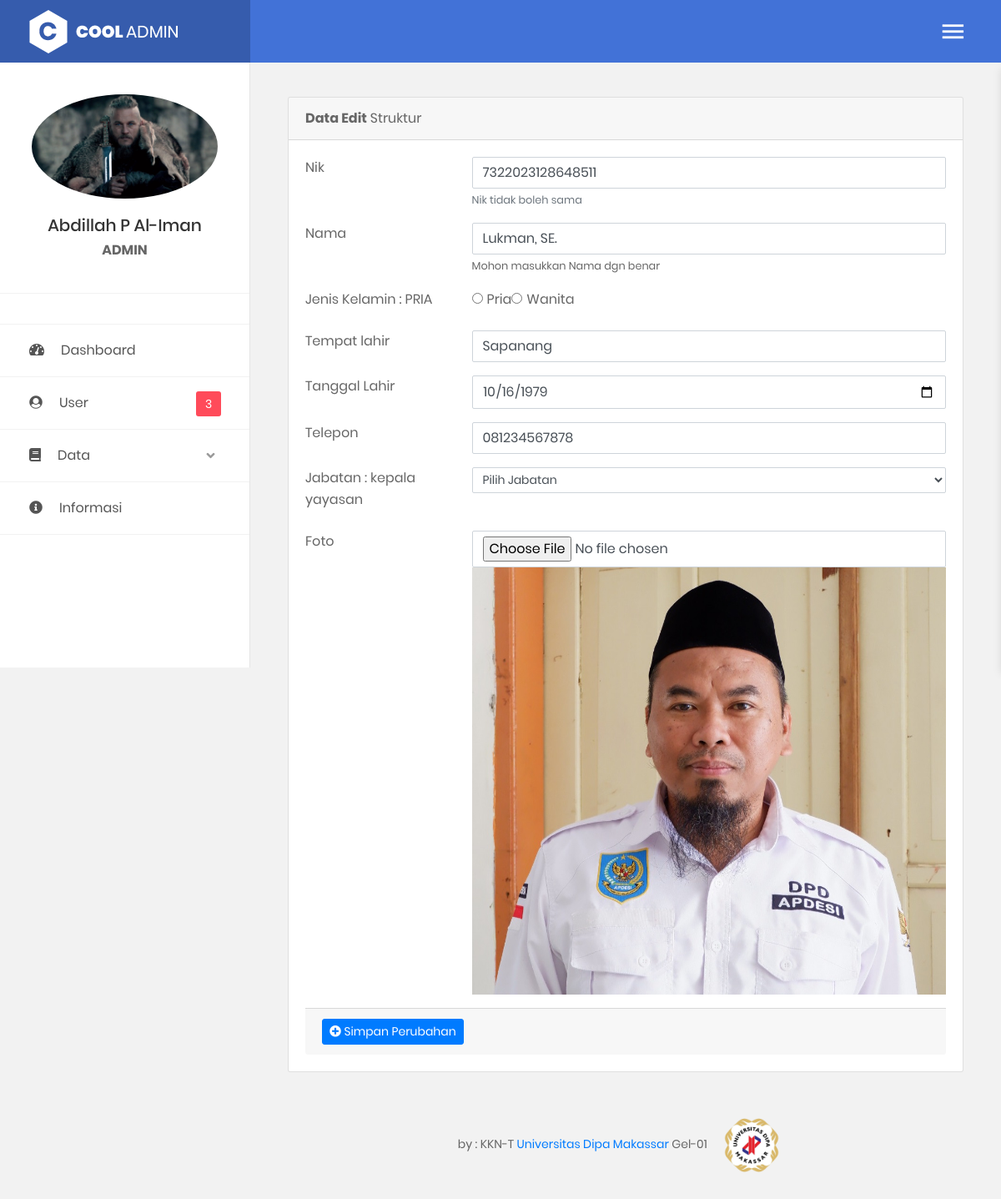
The page /admin/edit_struktur.php?id=1 (signed in) on the database its author committed.
### tables this page shows
CREATE TABLE `user` (
  `id_user` int(11) NOT NULL,
  `nama` varchar(60) NOT NULL,
  `username` varchar(20) NOT NULL,
  `status` varchar(10) NOT NULL,
  `password` varchar(200) NOT NULL,
  `gambar` varchar(100) NOT NULL
);

CREATE TABLE `struktur` (
  `id_struktur` int(11) NOT NULL,
  `nik` text NOT NULL,
  `nama` varchar(60) NOT NULL,
  `jenis_kelamin` varchar(10) NOT NULL,
  `tempat_lahir` varchar(50) NOT NULL,
  `tgl_lahir` date NOT NULL,
  `no_telepon` varchar(20) NOT NULL,
  `jabatan` varchar(20) NOT NULL,
  `gambar` varchar(100) NOT NULL
);

### function/function.php (called while the page is built, shortened)
<?php
$con = mysqli_connect("localhost", "root", "", "pesantren_sapanang");
function tampil($query)
{
    global $con;
    $result = mysqli_query($con, $query);
    return $result;
}

### admin/edit_struktur.php (the view, shortened to what this page needs)
<?php
require '../function/function.php';
require 'template/header.php';
$id =  $_GET['id'];
$query_struktur = tampil("SELECT * FROM struktur WHERE id_struktur = $id");
?>
<div class="main-content">
    <div class="section__content section__content--p30">
        <div class="container-fluid">
            <div class="card">
                <div class="card-header">
                    <strong>Data Edit</strong> Struktur
                </div>
                <div class="card-body card-block">
                    <?php while ($row = mysqli_fetch_assoc($query_struktur)) : ?>
                        <form role="form" action="" method="post" enctype="multipart/form-data" class="form-horizontal">
                            <div class="row form-group">
                                <div class="col col-md-3">
                                    <label for="nik" class=" form-control-label">Nik</label>
                                </div>
                                <div class="col-12 col-md-9">
                                    <input type="text" id="nik" name="nik" placeholder="Masukkan Nik" class="form-control" value="<?= $row['nik'] ?>" required>
                                    <small class="form-text text-muted">Nik tidak boleh sama</small>
                                </div>
                            </div>
                            <div class="row form-group">
                                <div class="col col-md-3">
                                    <label for="nama" class=" form-control-label">Nama</label>
                                </div>
                                <div class="col-12 col-md-9">
                                    <input type="text" id="nama" name="nama" placeholder="Masukkan Nama " class="form-control" value="<?= $row['nama']; ?>" required>
                                    <small class="help-block form-text">Mohon masukkan Nama dgn benar</small>
                                </div>
                            </div>
                            <div class="row form-group">
                                <div class="col col-md-3">
                                    <label class=" form-control-label">Jenis Kelamin :
                                        <a class="upper"><?= $row['jenis_kelamin']; ?></a>
                                    </label>
                                </div>
                                <div class="col col-md-9">
                                    <div class="form-check-inline form-check">
                                        <label for="pria" class="form-check-label ">
                                            <input type="radio" id="pria" name="jenis_kelamin" value="pria" class="form-check-input">Pria
                                        </label>
                                        <label for="wanita" class="form-check-label ">
                                            <input type="radio" id="wanita" name="jenis_kelamin" value="wanita" class="form-check-input">Wanita
                                        </label>
                                    </div>
                                </div>
                            </div>
                            <div class="row form-group">
                                <div class="col col-md-3">
                                    <label for="tempat_lahir" class=" form-control-label">Tempat lahir</label>
                                </div>
                                <div class="col-12 col-md-9">
                                    <input type="text" id="tempat_lahir" name="tempat_lahir" placeholder="Masukkan Tempat lahir" class="form-control" value="<?= $row['tempat_lahir']; ?>" required>
                                </div>
                            </div>
                            <div class="row form-group">
                                <div class="col col-md-3">
                                    <label for="tanggal_lahir" class=" form-control-label">Tanggal Lahir</label>
                                </div>
                                <div class="col-12 col-md-9">
                                    <input type="date" id="tanggal_lahir" name="tanggal_lahir" class="form-control" value="<?= $row['tgl_lahir']; ?>" required>
                                </div>
                            </div>
                            <div class="row form-group">
                                <div class="col col-md-3">
                                    <label for="telepon" class=" form-control-label">Telepon</label>
                                </div>
                                <div class="col-12 col-md-9">
                                    <input type="text" id="telepon" name="telepon" placeholder="Masukkan Telepon" class="form-control" value="<?= $row['no_telepon']; ?>" required>
                                </div>
                            </div>
                            <div class="row form-group">
                                <div class="col col-md-3">
                                    <label for="jabatanBaru" class=" form-control-label">Jabatan : <?= $row['jabatan']; ?></label>
                                </div>
                                <div class="col-12 col-md-9">
                                    <select name="jabatanBaru" id="jabatanBaru" class="form-control-sm form-control">
                                        <option value="">Pilih Jabatan</option>
                                    </select>
                                </div>
                            </div>
                            <div class="row form-group">
                                <div class="col col-md-3">
                                    <label for="gambar" class=" form-control-label">Foto</label>
                                </div>
                                <div class="col-12 col-md-9">
                                    <input type="file" id="gambar" name="gambar" class="form-control">
                                    <img src="../images/struktur/<?= $row['gambar']; ?>">
                                </div>
                            </div>
                        <?php endwhile; ?>
                        <div class="card-footer">
                            <button type="submit" class="btn btn-primary btn-sm" name="submit">
                                <i class="fa fa-plus-circle"></i> Simpan Perubahan
                            </button>
                        </div>
                        </form>
                </div>
            </div>
        </div>
    </div>
</div>
<?php
require 'template/footer.php';
?>

### admin/template/header.php (shortened to what this page needs)
<?php
$username = $_SESSION['username'];
$con = mysqli_connect("localhost", "root", "", "pesantren_sapanang");
$query_total = mysqli_query($con, "SELECT * FROM user");
$query_user = "SELECT * FROM user WHERE username = '$username'";
$result = mysqli_query($con, $query_user);
$data = mysqli_fetch_assoc($result);
?>
<!DOCTYPE html>
<html lang="en">
<head>
    <link href="css/font-face.css" rel="stylesheet" media="all">
    <link href="vendor/font-awesome-4.7/css/font-awesome.min.css" rel="stylesheet" media="all">
    <link href="vendor/font-awesome-5/css/fontawesome-all.min.css" rel="stylesheet" media="all">
    <link href="vendor/mdi-font/css/material-design-iconic-font.min.css" rel="stylesheet" media="all">
    <link href="vendor/bootstrap-4.1/bootstrap.min.css" rel="stylesheet" media="all">
    <link href="vendor/animsition/animsition.min.css" rel="stylesheet" media="all">
    <link href="vendor/bootstrap-progressbar/bootstrap-progressbar-3.3.4.min.css" rel="stylesheet" media="all">
    <link href="vendor/wow/animate.css" rel="stylesheet" media="all">
    <link href="vendor/css-hamburgers/hamburgers.min.css" rel="stylesheet" media="all">
    <link href="vendor/slick/slick.css" rel="stylesheet" media="all">
    <link href="vendor/select2/select2.min.css" rel="stylesheet" media="all">
    <link href="vendor/perfect-scrollbar/perfect-scrollbar.css" rel="stylesheet" media="all">
    <link href="vendor/vector-map/jqvmap.min.css" rel="stylesheet" media="all">
    <link href="css/theme.css" rel="stylesheet" media="all">
</head>
<body class="animsition">
    <div class="page-wrapper">
        <aside class="menu-sidebar2">
            <div class="logo">
                <a href="#">
                    <img src="images/icon/logo-white.png" alt="Cool Admin" />
                </a>
            </div>
            <div class="menu-sidebar2__content js-scrollbar1">
                <div class="account2">
                    <div class="image img-cir img-100">
                        <img src="images/user/<?= $data['gambar']; ?>" class="img-fluid" alt="Responsive image" />
                    </div>
                    <h4 class="name"><?= $data['nama']; ?></h4>
                    <b><a class="upper"><?= $data['status']; ?></a></b>
                </div>
                <nav class="navbar-sidebar2">
                    <ul class="list-unstyled navbar__list">
                        <li>
                            <a class="js-arrow" href="#">
                                <a href="super_dashboard.php">
                                    <i class="fas fa-tachometer-alt"></i>Dashboard
                                </a>
                            </a>
                        </li>
                        <?php if ($data['status'] == 'admin') : ?>
                            <li>
                                <a href="user.php">
                                    <i class="fas fa-user-circle"></i>User</a>
                                <span class="inbox-num"><?= mysqli_num_rows($query_total); ?></span>
                            </li>
                        <?php endif; ?>
                        <li class="has-sub">
                            <a class="js-arrow" href="#">
                                <i class="fas fa-book"></i>Data
                                <span class="arrow">
                                    <i class="fas fa-angle-down"></i>
                                </span>
                            </a>
                        </li>
                        <li>
                            <a href="informasi.php">
                                <i class="fas fa-info-circle"></i>Informasi</a>
                        </li>
                    </ul>
                </nav>
            </div>
        </aside>
        <div class="page-container2">
            <header class="header-desktop2">
                <div class="section__content section__content--p30">
                    <div class="container-fluid">
                        <div class="header-wrap2">
                            <div class="header-button2">
                                <div class="header-button-item mr-0 js-sidebar-btn">
                                    <i class="zmdi zmdi-menu"></i>
                                </div>
                            </div>
                        </div>
                    </div>
                </div>
            </header>

### admin/template/header.php (style rules this page uses)
.upper { text-transform: uppercase; }

### rows shown on the page
user: gambar (picture), nama "Abdillah P Al-Iman", status "ADMIN"
struktur: nik "7322023128648511", nama "Lukman, SE.", jenis_kelamin "PRIA", tempat_lahir "Sapanang", tanggal_lahir "10/16/1979", telepon "081234567878", jabatan "kepala yayasan", gambar (picture)

### other values the page prints
mysqli_num_rows($query_total) "3"
